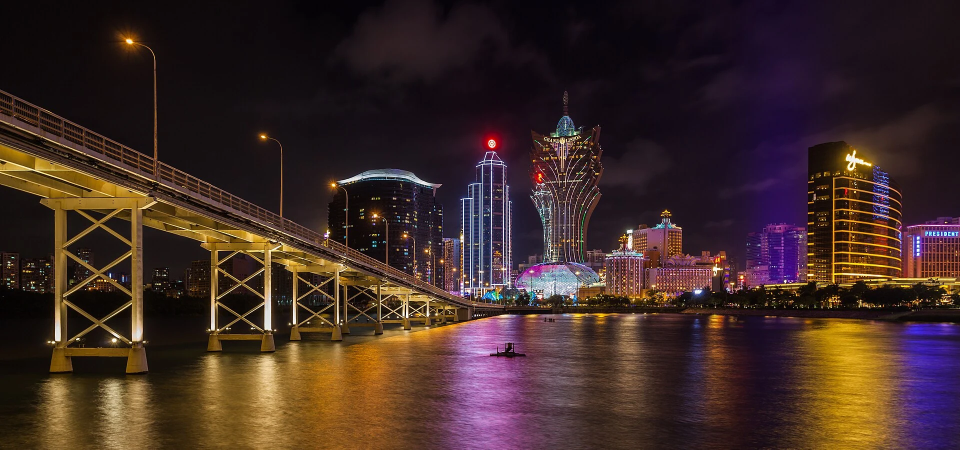
#> input picture dist/assets/macao-waterfront.webp, 1920 x 899 px (shown at 1/2 size)
$ python render_share_cards.py
#> lines starting #> are read from the running program, lines starting #| are printed output that depends on the picture
"""Redraw the two 1200 × 630 meeting share cards using the site's own assets.

Run `python -m pip install "Pillow>=10.1" qrcode`, then `python scripts/render_share_cards.py`.
The optional `--verify-qr` check also requires opencv-python-headless and NumPy.
No browser, network connection or system fonts are needed.
"""

import argparse
from functools import lru_cache
from pathlib import Path

import qrcode
from PIL import Image, ImageDraw, ImageFont, ImageOps


ASSETS = Path(__file__).resolve().parents[1] / 'dist' / 'assets'
ORIGIN = 'https://pkulhc.github.io/asvb-portal/'
PHOTO_PAGE = ('https://commons.wikimedia.org/wiki/'
              'File:Lago_Nam_Van,_Macao,_2013-08-08,_DD_04.jpg')
PHOTO_LICENSE = 'https://creativecommons.org/licenses/by-sa/3.0/'
WIDTH, HEIGHT, HERO = 1200, 630, 449
NAVY, PAPER, INK, GOLD = '#102a40', '#faf9f5', '#112d45', '#f0d396'


@lru_cache(maxsize=48)
def font(face, size, weight=400):
    if face == 'sans':
        return ImageFont.load_default(size=size)
    filename = {'cn': 'cn-display.woff2', 'regular': 'instrument-regular.woff2',
                'italic': 'instrument-italic.woff2'}[face]
    result = ImageFont.truetype(str(ASSETS / filename), size)
    if face == 'cn':
        result.set_variation_by_axes([weight])
    return result


def background():
    canvas = Image.new('RGB', (WIDTH, HEIGHT), PAPER)
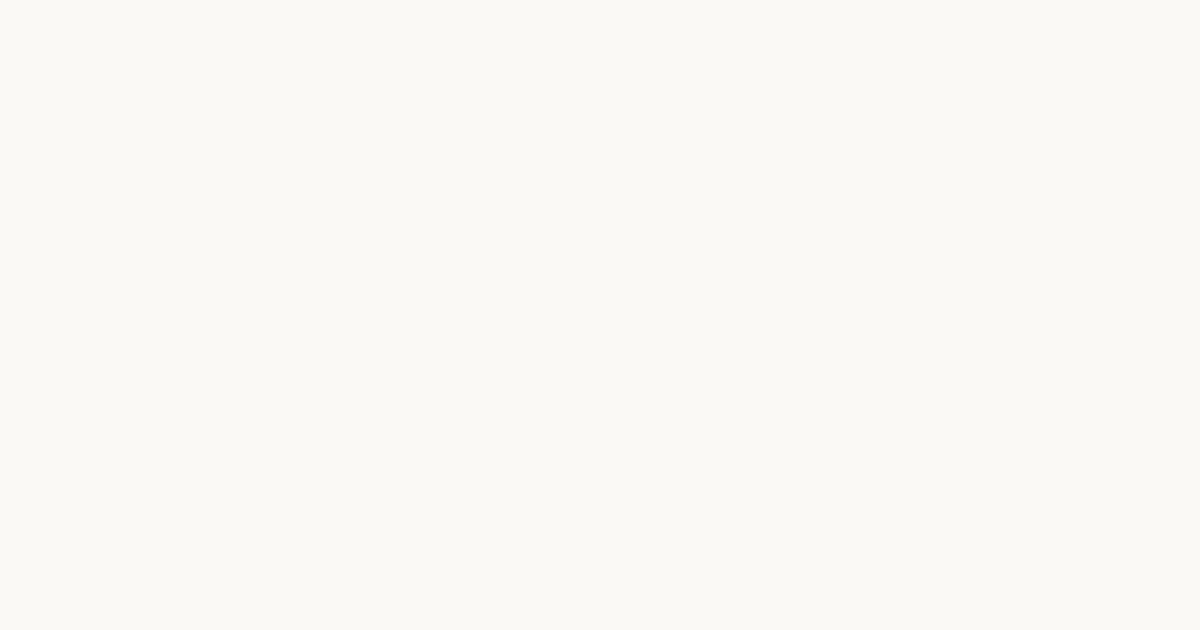
#> canvas: PIL image 1200x630 RGB; mean R, G, B 250, 249, 245
    hero = Image.new('RGB', (WIDTH, HERO), NAVY)
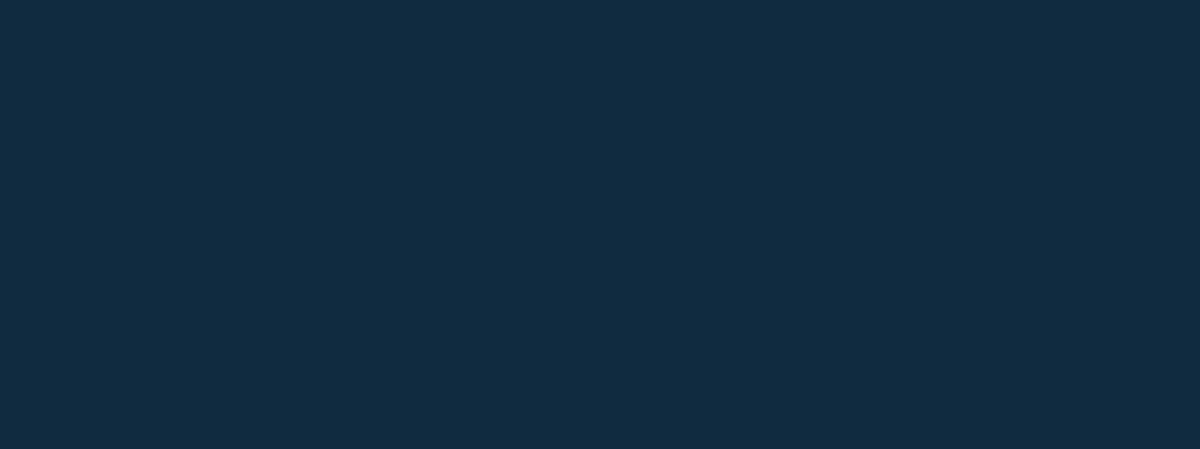
#> hero: PIL image 1200x449 RGB; mean R, G, B 16, 42, 64
    with Image.open(ASSETS / 'macao-waterfront.webp') as photo:
#> photo is the input picture: PIL image 1920x899 RGB; mean R, G, B 63.6, 43.1, 38.6
        waterfront = ImageOps.fit(photo.convert('RGB'), (966, HERO), Image.Resampling.LANCZOS)
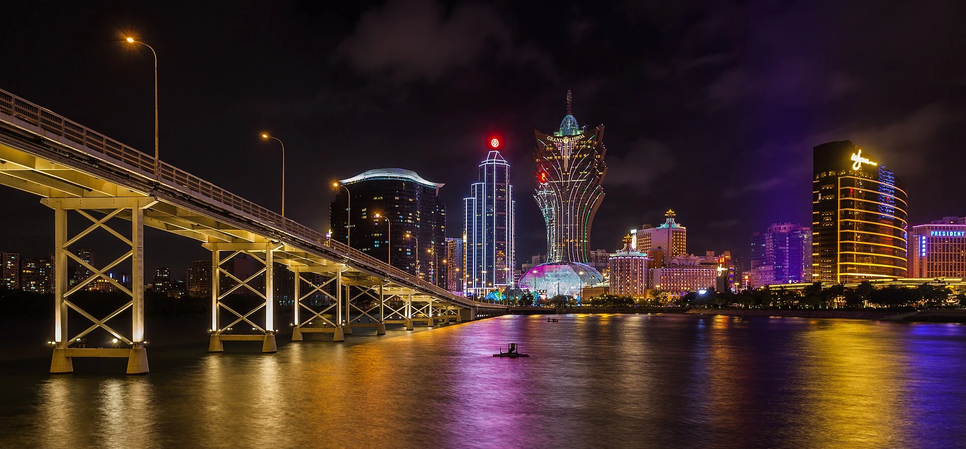
#> waterfront: PIL image 966x449 RGB; mean R, G, B 63.6, 43.2, 38.7
    hero.paste(waterfront, (WIDTH - waterfront.width, 0))
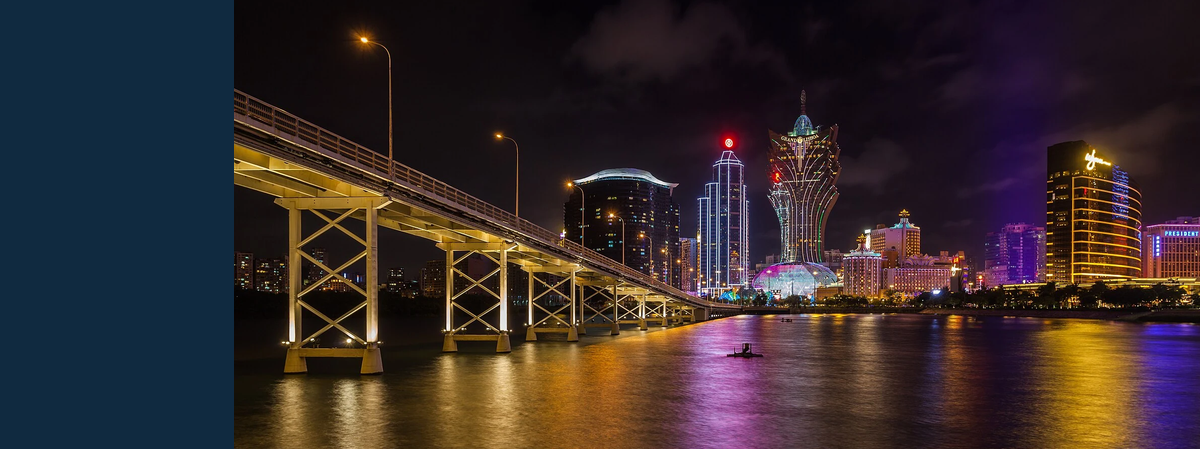
#> hero: PIL image 1200x449 RGB; mean R, G, B 54.4, 43, 43.7
    # The city landmark sits just to the right of the typography. Keep its silhouette clear.
    ramp = Image.new('L', (WIDTH, 1))
    for x in range(WIDTH):
        t = max(0, min(1, (x - 335) / 540))
        smooth = t * t * (3 - 2 * t)
        ramp.putpixel((x, 0), round(255 - 232 * smooth))
    hero.paste(Image.new('RGB', hero.size, NAVY), (0, 0), ramp.resize(hero.size))
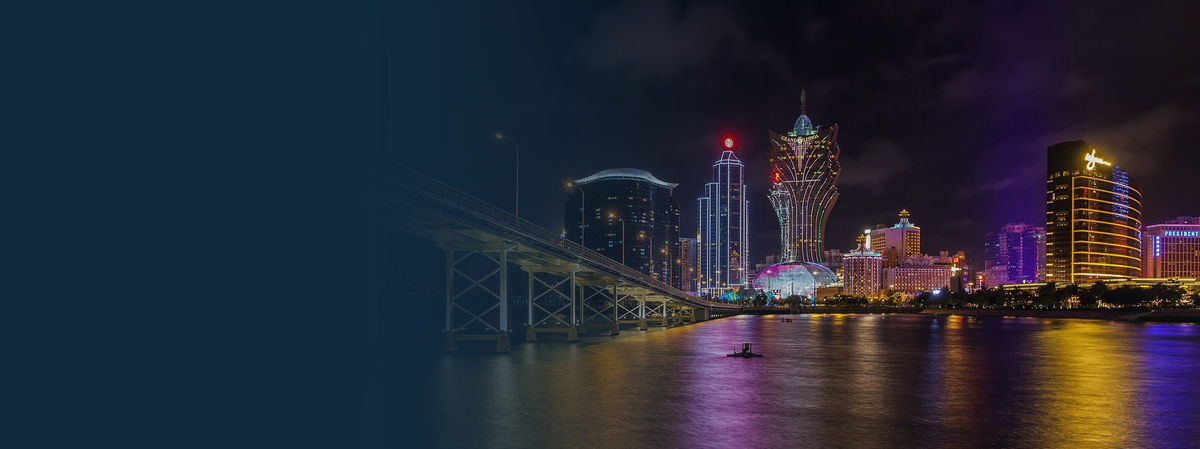
#> hero: PIL image 1200x449 RGB; mean R, G, B 37.9, 42.1, 55.4
    canvas.paste(hero, (0, 0))
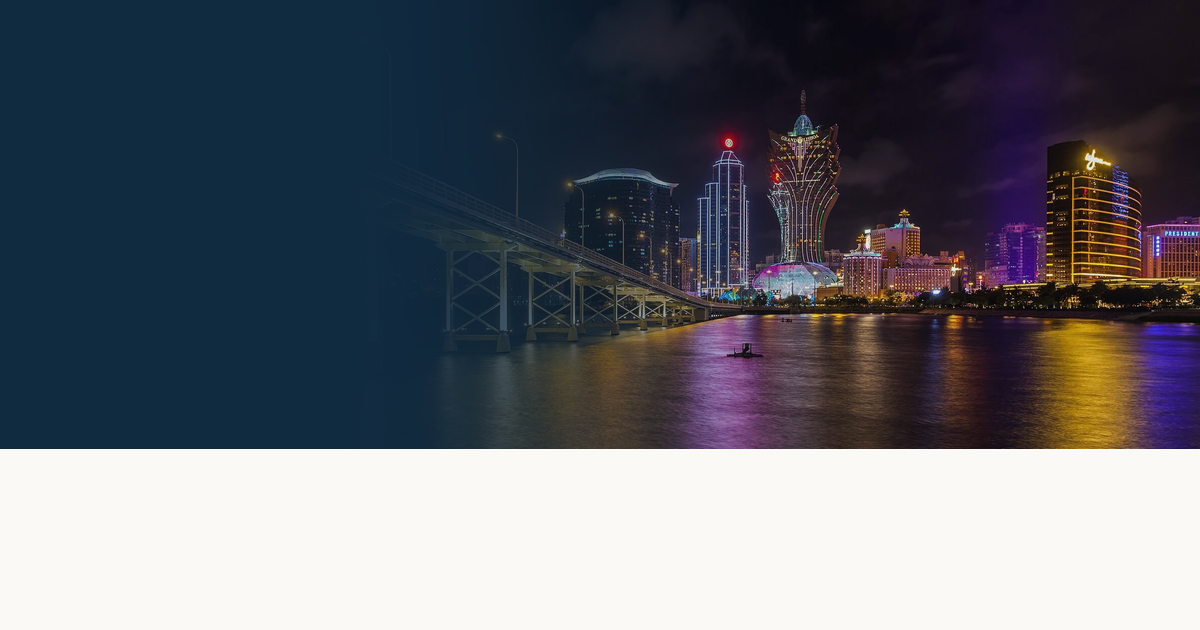
#> canvas: PIL image 1200x630 RGB; mean R, G, B 98.8, 101.5, 109.9
    return canvas


def qr_image(url):
    code = qrcode.QRCode(error_correction=qrcode.constants.ERROR_CORRECT_M,
                         box_size=4, border=4)
    code.add_data(url)
    code.make(fit=True)
    return code.make_image(fill_color=INK, back_color='white').convert('RGB')


def render(language, destination):
    zh = language == 'zh'
    canvas = background()
    draw = ImageDraw.Draw(canvas)

    def line(x, baseline, value, face, size, color, *, weight=400, right=False, limit=WIDTH):
        selected = font(face, size, weight)
        anchor = 'rs' if right else 'ls'
        bounds = draw.textbbox((x, baseline), value, font=selected, anchor=anchor)
        if bounds[0] < 0 or bounds[1] < 0 or bounds[2] > limit or bounds[3] > HEIGHT:
            raise ValueError(f'{language} text crosses its allotted bounds: {value!r} {bounds}')
        draw.text((x, baseline), value, fill=color, font=selected, anchor=anchor)
        return bounds[2]

#> (the run stopped early here; a loop or call above may not have finished)

$ run again, with dist/assets/macao-blue-hour-hero.webp copied over dist/assets/macao-waterfront.webp
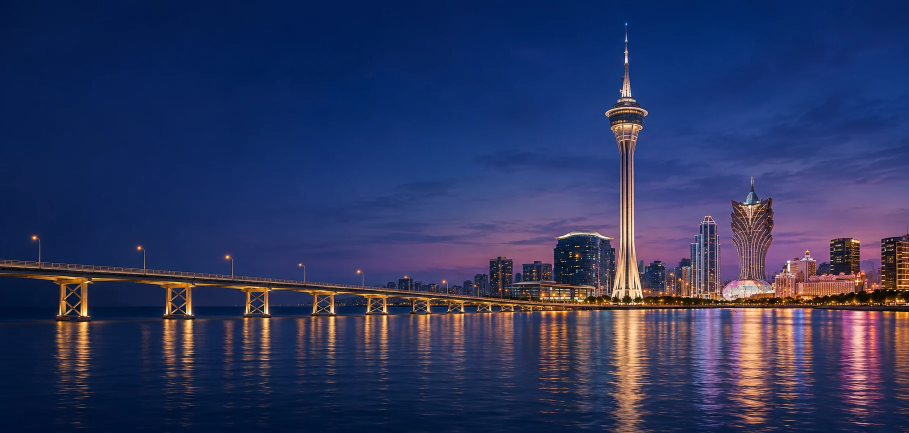
#> input picture dist/assets/macao-blue-hour-hero.webp, 1817 x 866 px (shown at 1/2 size)
#> in background, photo is the input picture: PIL image 1817x866 RGB; mean R, G, B 45.5, 54.5, 95.8
#> in background, `hero.paste(Image.new('RGB', hero.size, NAVY), (0, 0), ramp.resize(hero..`:
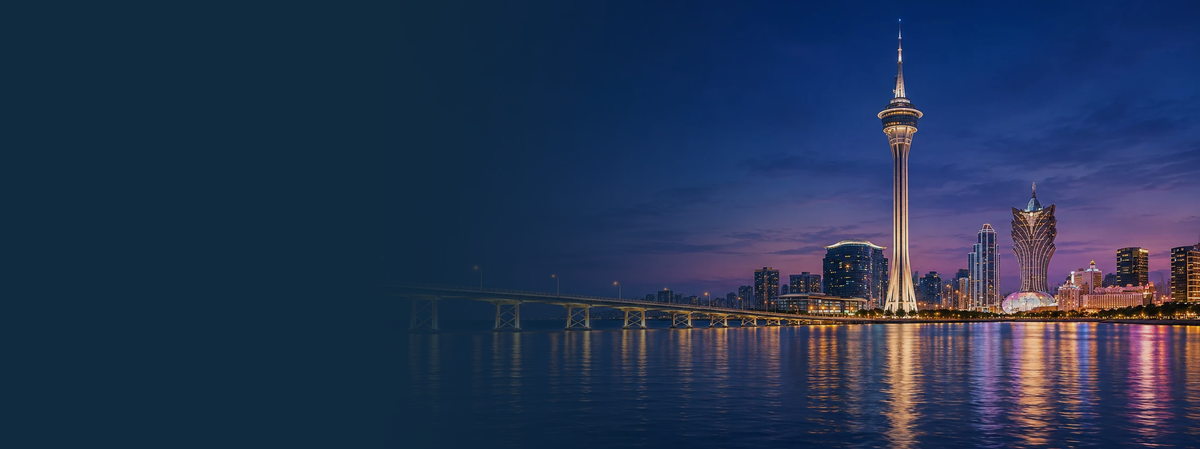
#> hero: PIL image 1200x449 RGB; mean R, G, B 35.8, 51.9, 82.6
#> in background, `canvas.paste(hero, (0, 0))`:
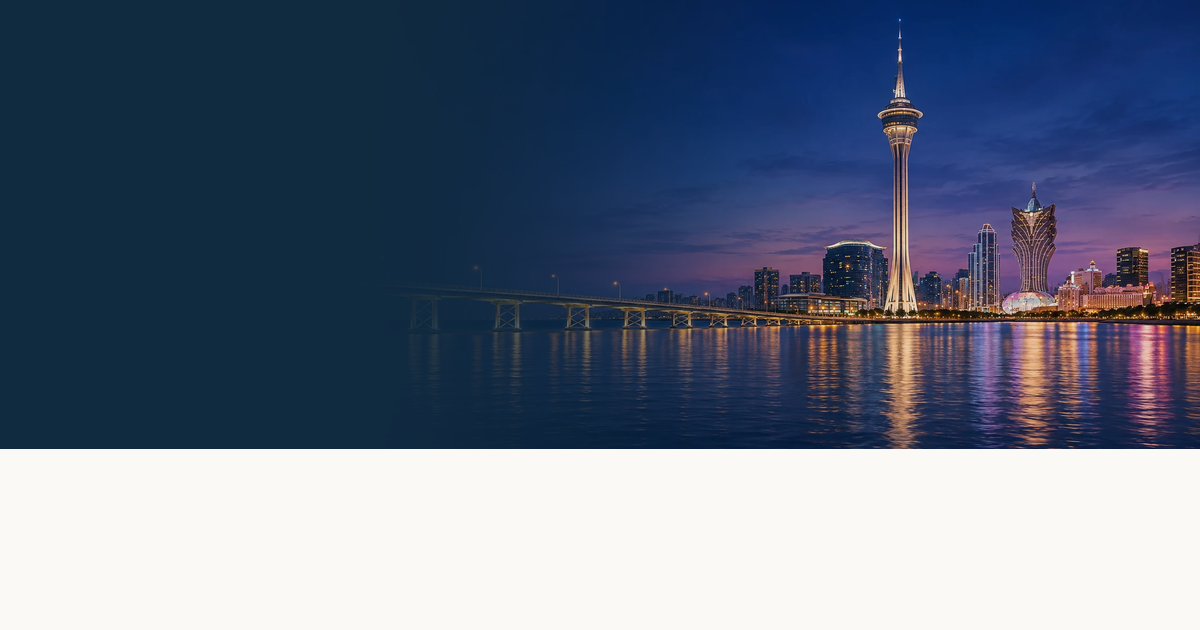
#> canvas: PIL image 1200x630 RGB; mean R, G, B 97.4, 108.6, 129.2
